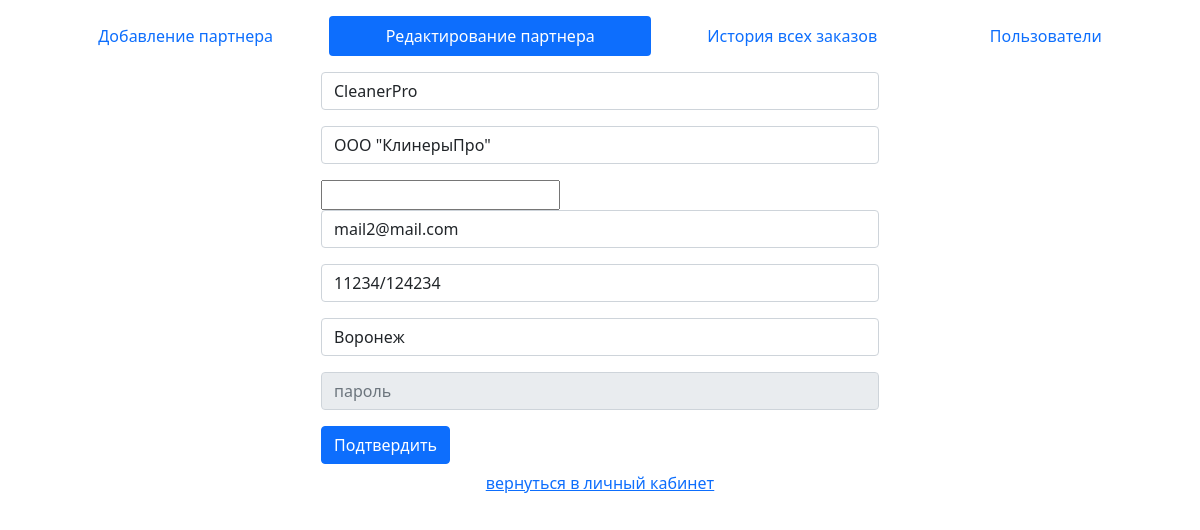
Page /edit/mail@mail.com/lk_admin_cleaner_edit/20/ on the committed database.
### authapp/models.py (models this page shows)
class CleanspotUser(AbstractBaseUser, PermissionsMixin):
    user_type = models.ForeignKey(
        CleanspotUserType,
        on_delete=models.CASCADE,
        verbose_name='Тип пользователя',
    )
    email = models.EmailField(
        unique=True,
        blank=False,
        verbose_name='E-mail',
    )
    title = models.CharField(
        max_length=128,
        blank=True,
        null=True,
        verbose_name='Имя пользователя',
    )
    name_display_site = models.CharField(
        max_length=128,
        blank=True,
        null=True,
        verbose_name='Имя отображения на сайте',
    )
    inn_kpp = models.CharField(
        max_length=64,
        blank=True,
        verbose_name='ИНН/КПП',
    )
    city = models.ForeignKey(
        Cities,
        on_delete=models.CASCADE,
        null=True,
        blank=True,
        verbose_name='Город',
    )
    EMAIL_FIELD = 'email'
    USERNAME_FIELD = 'email'
    REQUIRED_FIELDS = ['user_type_id']
    is_staff = models.BooleanField(
        verbose_name='Moderator',
        default=False,
        help_text='Определяет разрешение пользователя на вход в административную часть.'
    )
    is_active = models.BooleanField(
        verbose_name='Active',
        default=False,
        help_text='Определяет активен ли пользователь в системе. Снимите флаг, '
                  'вместо удаления пользователя.'
    )
    phone_number = PhoneNumberField(
        blank=True,
        null=True,
        unique=True,
        default=None,
        verbose_name='Номер телефона',)
    created_at = models.DateTimeField(
        auto_now_add=True,
        verbose_name='Дата и время создания',
    )
    updated_at = models.DateTimeField(
        auto_now=True,
        verbose_name='Дата и время изменения',
    )
    activation_key = models.CharField(
        max_length=128,
        blank=True
    )
    activation_key_expires = models.DateTimeField(
        auto_now_add=True,
        blank=True,
        null=True
    )
    objects = CustomUserManager()
    class Meta:
        verbose_name = 'Пользователь'
        verbose_name_plural = 'Пользователи'

### profileapp/views.py (the view)
# urls.py: path('lk_admin_cleaner_edit/<int:pk>/', profileapp.lk_admin_cleaner_edit, name='lk_admin_cleaner_edit'),
def lk_admin_cleaner_edit(request, email, pk):
    moder_pk = CleanspotUserType.objects.get(name='Cleaner').pk
    if request.method == 'POST':
        edit_form = EditCleanerForm(request.POST, instance=CleanspotUser.objects.get(pk=pk))
        print(edit_form)
        if edit_form.is_valid():
            edit_form.save()
            return HttpResponseRedirect(reverse('edit:lk_admin_cleaner_list', args=[get_user(email)]))
    else:
        edit_form = EditCleanerForm(instance=CleanspotUser.objects.get(pk=pk))
    context = {
        'form': edit_form,
        'moder_pk': moder_pk,
        'lk_admin_menu': lk_admin_menu,
        'user': get_user(email),
    }
    return render(request, 'profileapp/lk_admin_add.html', context)

### profileapp/forms.py
class EditCleanerForm(AddCleanerForm):
    password = ReadOnlyPasswordHashField(widget=forms.PasswordInput(attrs={'class': 'form-control mb-3',
                                                                           'placeholder': 'пароль'}))

### authapp/models.py (called while the page is built)
    def __str__(self):
        return self.name

### profileapp/services.py (called while the page is built)
def get_user(email):
    user = CleanspotUser.objects.get(email=email)
    return user

### profileapp/templates/profileapp/lk_admin_add.html (shortened to what this page needs)
{% extends 'profileapp/base.html' %}
{% block content %}
    <form id="form-add-cleaner" action="" method="post" enctype="multipart/form-data">
        <div class="mt-3 w-50 mx-auto">
            {{ form.title }}
            {{ form.name_display_site }}
            {{ form.phone_number }}
            {{ form.email }}
            {{ form.inn_kpp }}
            {{ form.city }}
            {{ form.password }}
            <button type="submit" class="btn btn-primary">Подтвердить</button>
        </div>
    </form>
{% endblock content %}

### rows in the picture
CleanspotUser: title "CleanerPro", name_display_site "ООО \"КлинерыПро\"", email "mail2@mail.com", inn_kpp "11234/124234", city "Воронеж"

### other values in the picture
{{ value.0 }} "Добавление партнера" "Редактирование партнера" "История всех заказов" "Пользователи"
